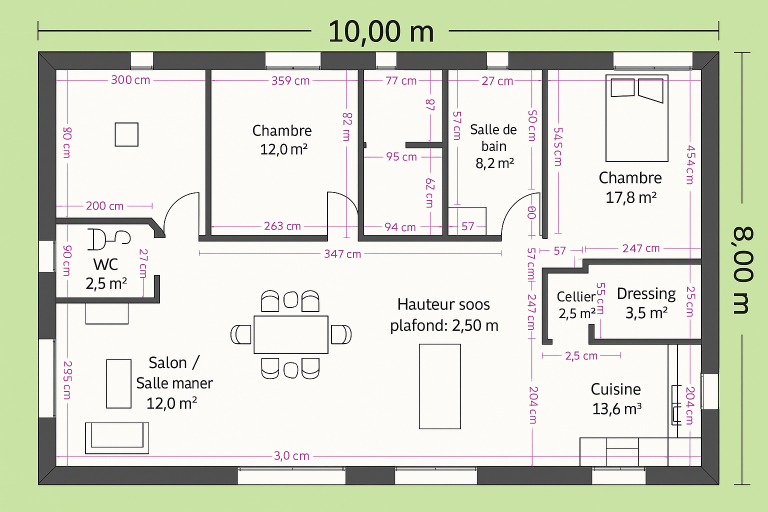
#> input picture uploads/image.png, 1536 x 1024 px (shown at 1/2 size)
$ python -i room_detector.py   (imports and definitions only)
#> lines starting #> are read from the running program, lines starting #| are printed output that depends on the picture; after the words box and inside, x2 and y2 are one past the last pixel; in counts of white or black regions, pixels touching at a corner belong together
### shared/utils.py
from __future__ import annotations

from datetime import datetime
from typing import Any


def log_info(message: str) -> None:
    timestamp = datetime.now().isoformat(timespec="seconds")
    print(f"[{timestamp}] {message}")


def require_dependency(module: Any, package_name: str) -> None:
    if module is None:
        raise RuntimeError(
            f"La dépendance '{package_name}' est requise pour cette fonctionnalité. "
            f"Installez-la via 'pip install {package_name}'."
        )

### plan_ai/room_detector.py
from __future__ import annotations

from dataclasses import dataclass
from pathlib import Path
from typing import List, Tuple

try:
    import cv2  # type: ignore
    import numpy as np  # type: ignore
except ImportError:  # pragma: no cover
    cv2 = None  # type: ignore
    np = None  # type: ignore

from shared.utils import require_dependency


@dataclass
class RoomDetection:
    area_px: float
    bounding_box: Tuple[int, int, int, int]


class RoomDetector:
    def __init__(self, *, min_area_px: int = 5_000) -> None:
        self.min_area_px = min_area_px

    def detect(self, path: Path) -> List[RoomDetection]:
#> called with path = '../uploads/image.png'
        require_dependency(cv2, "opencv-python")
        frame = cv2.imread(str(path))
#> frame is the input picture: shape (1024, 1536, 3); mean B, G, R 202.7, 219.4, 215.1
        if frame is None:
            return []

        gray = cv2.cvtColor(frame, cv2.COLOR_BGR2GRAY)
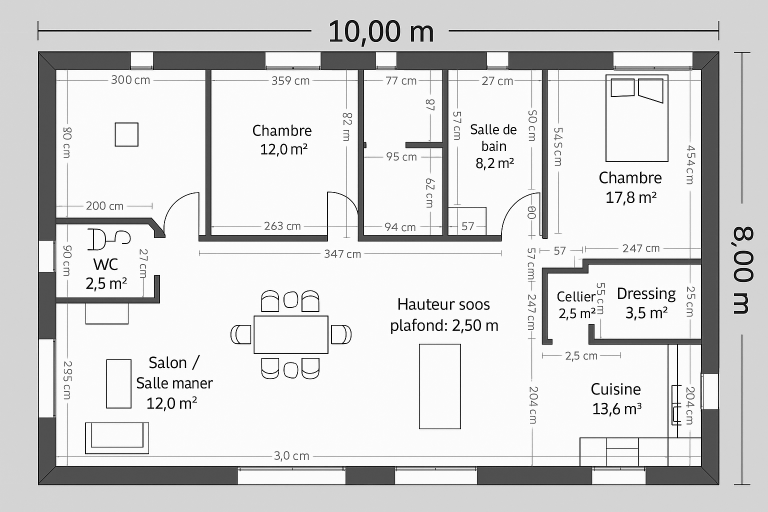
#> gray: shape (1024, 1536) (shown at 1/2 size); min 0, max 255, mean 216.2
        blurred = cv2.bilateralFilter(gray, d=9, sigmaColor=75, sigmaSpace=75)
        edges = cv2.Canny(blurred, threshold1=50, threshold2=150)
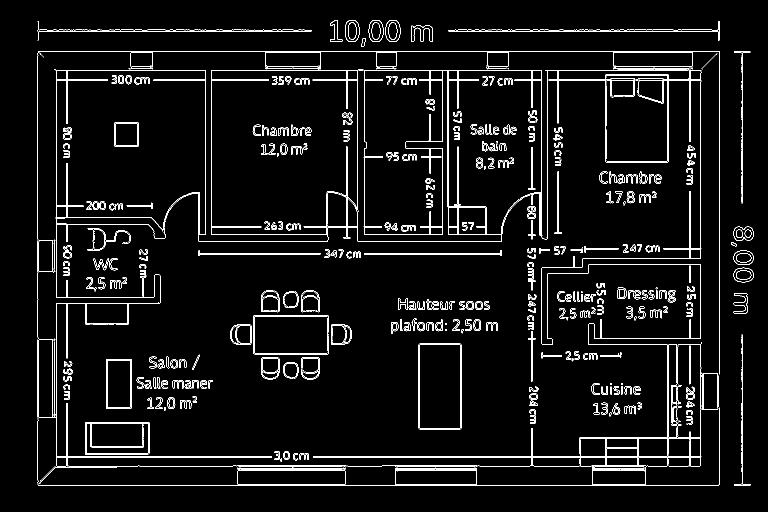
#> edges: shape (1024, 1536) (shown at 1/2 size); 4.4% white in thin lines or dots, all inside (x1, y1, x2, y2) = (75, 40, 1507, 971)
        kernel = cv2.getStructuringElement(cv2.MORPH_RECT, (5, 5))
        dilated = cv2.dilate(edges, kernel, iterations=2)
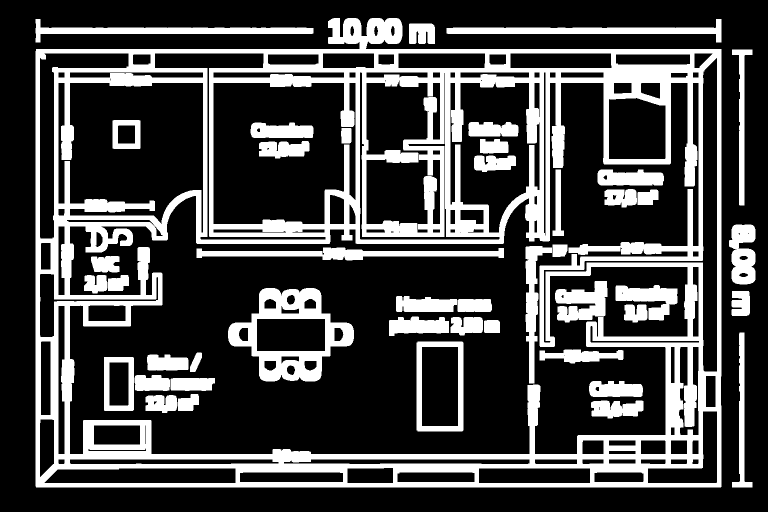
#> dilated: shape (1024, 1536) (shown at 1/2 size); 27.3% white; 45 white regions
        contours, _ = cv2.findContours(dilated, cv2.RETR_EXTERNAL, cv2.CHAIN_APPROX_SIMPLE)
#> contours = 8 contours; box (x1, y1, x2, y2) and area: (71, 36, 1443, 975) 1207386, (893, 38, 1443, 85) 6869, (71, 38, 627, 85) 6862, (1458, 449, 1511, 569) 4864, (1464, 99, 1505, 411) 3346, (1464, 665, 1505, 975) 3285, (818, 47, 870, 88) 1818, (1463, 582, 1500, 632) 1548

        detections: List[RoomDetection] = []
        for contour in contours:
            area = cv2.contourArea(contour)
            if area < self.min_area_px:
                continue
            x, y, w, h = cv2.boundingRect(contour)
            detections.append(RoomDetection(area_px=float(area), bounding_box=(x, y, w, h)))
#> this loop made 8 passes
#> area on passes 1 to 5: 3285, 1548.5, 4863.5, 3346, 1818
#> (area, x, y, w, h) on passes 6 to 8: (6869, 893, 38, 550, 47), (6862, 71, 38, 556, 47), (1207386, 71, 36, 1372, 939)
#> after the loop, detections = 3 items
        return detections

>>> result = RoomDetector().detect('../uploads/image.png')
#> result = 3 items
